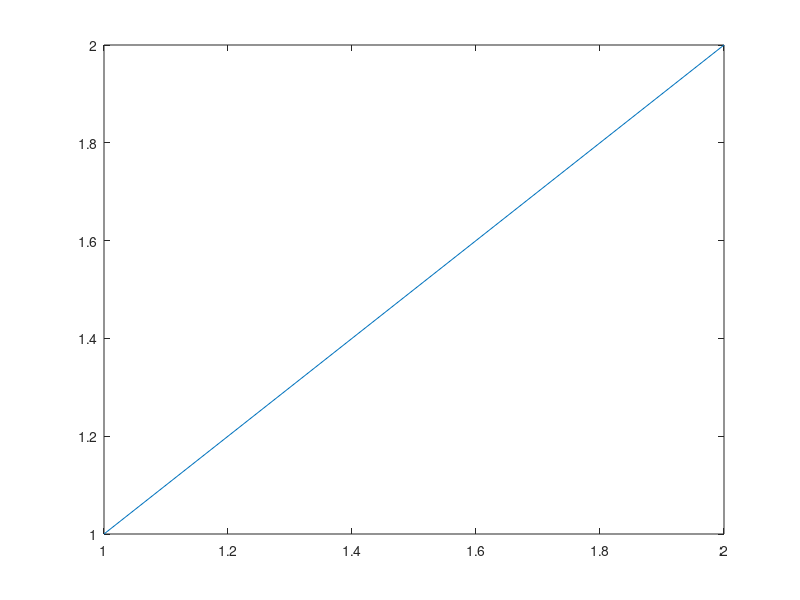

MATLAB code for this plot:
% MATICE POKRACOVANI
M=[4,2;7,7]

% transpozice matice = otoceni o 90°
MT1=transpose(M) 
MT2=M' 

MT1==MT2

% v komplexnim oboru KONJUNGOVANA + NEKONJUNGOVANA transpozice
M=[2+2*i;3]

% POZOR !!!
% komplexne sdruzene cislo viz. https://cs.wikipedia.org/wiki/Komplexn%C4%9B_sdru%C5%BEen%C3%A9_%C4%8D%C3%ADslo
M' % komplexne sdruzena transpozice
transpose(M) % transpozice
M.'          % ekvivalentni transpozice

det(MT1) % determinant
inv(MT1) % inverzni matice
MT1*inv(MT1)
rank(MT1) % hodnost matice

% VEKTORY + MATICE VELIKOSTI
P=[0:10]
length(P)
size(MT1)

% MATICE DALSI FEATURES
a=[4:-1:0;5:9]

% minimum
min(a)
min(P)

% maximum
max(a)
max(P)

% stredni hodnota
mean(a)
mean(P)

% median
median(a)
median(P)

% sorting
a = [4 1 2 3 4]
sort(a)
sort(a,'ascend') % defaultne
sort(a,'descend')

% soucty prvku
M = [1:4;1:4]
sum(a)
sum(M)

% nasobeni prvku
prod(a)
prod(M)

% dalsi prikazy
figure(1); % vytvoreni grafu 1 
plot([1 2],[1 2])

figure(2); % vytvoreni samostatneho grafu 2
plot([3 2], [3 2])

% smazani obsahu grafu POZOR MOZNA OTAZKA V TESTU!
clf; 

pause(10) % pozastaveni behu program na n = sekund

disp('Hello world') % vypis textu do konzole
